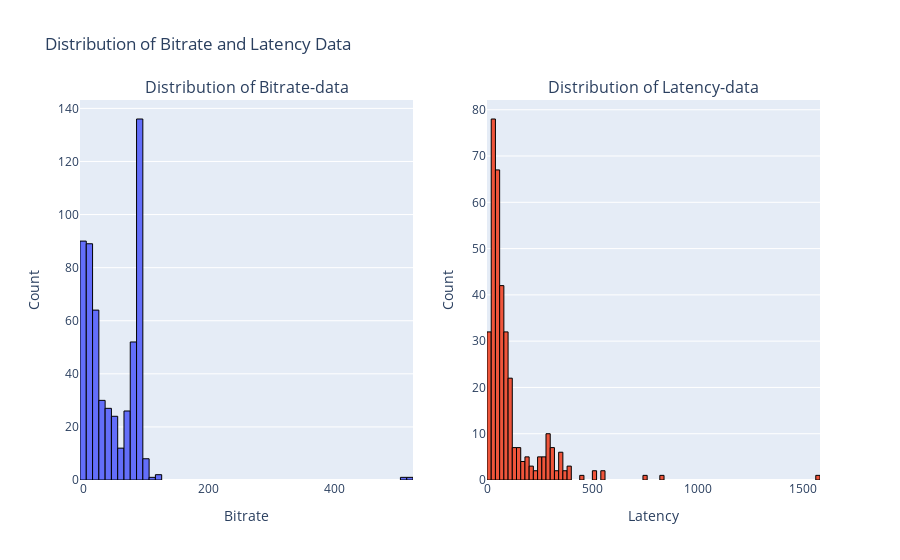

Write notebook code for a chart like this one.
### Code cell
# plot distributions
fig = make_subplots(rows=1, cols=2,
                    subplot_titles=('Distribution of Bitrate-data', 'Distribution of Latency-data'))

# bitrate
fig.add_trace(
    go.Histogram(
        x=combined_df['Bitrate'],
        nbinsx=100,
        name='Bitrate',
        marker=dict(line=dict(width=1, color='black')) # Apply your styling
    ),
    row=1, col=1
)

# latency
fig.add_trace(
    go.Histogram(
        x=combined_df['Latency'],
        nbinsx=100,  
        name='Latency',
        marker=dict(line=dict(width=1, color='black'))
    ),
    row=1, col=2
)

fig.update_layout(
    title_text="Distribution of Bitrate and Latency Data",
    showlegend=False
)

fig.update_xaxes(title_text="Bitrate", row=1, col=1)
fig.update_xaxes(title_text="Latency", row=1, col=2)

fig.update_yaxes(title_text="Count", row=1, col=1)
fig.update_yaxes(title_text="Count", row=1, col=2)

fig.show()

# calculate IQR
Q1 = combined_df['Bitrate'].quantile(0.25)
Q3 = combined_df['Bitrate'].quantile(0.75)
IQR = Q3 - Q1
lower_bound = Q1 - 1.5 * IQR
upper_bound = Q3 + 1.5 * IQR

# Shapiro-Wilk-Test
stat, p_value = stats.shapiro(combined_df['Bitrate'].dropna())
print(f'Shapiro-Wilk: statistical value = {stat:.4f}, p-value = {p_value:.4f} for Bitrate')

stat, p_value = stats.shapiro(combined_df['Latency'].dropna())
print(f'Shapiro-Wilk: statistical value = {stat:.4f}, p-value = {p_value:.4f} for Latency')

### Figure 1 — Plotly figure (JSON) as saved in the notebook; plotly's stock layout.template omitted (floating-point values rounded to 4 significant figures; data arrays with more than 128 entries replaced by an {"elided": "..."} marker saying what was removed)
{"data": [{"marker": {"line": {"color": "black", "width": 1}}, "name": "Bitrate", "nbinsx": 100, "type": "histogram", "x": {"elided": "563 float values"}, "xaxis": "x", "yaxis": "y"}, {"marker": {"line": {"color": "black", "width": 1}}, "name": "Latency", "nbinsx": 100, "type": "histogram", "x": {"elided": "563 float values"}, "xaxis": "x2", "yaxis": "y2"}], "layout": {"annotations": [{"font": {"size": 16}, "showarrow": false, "text": "Distribution of Bitrate-data", "x": 0.225, "xanchor": "center", "xref": "paper", "y": 1, "yanchor": "bottom", "yref": "paper"}, {"font": {"size": 16}, "showarrow": false, "text": "Distribution of Latency-data", "x": 0.775, "xanchor": "center", "xref": "paper", "y": 1, "yanchor": "bottom", "yref": "paper"}], "showlegend": false, "title": {"text": "Distribution of Bitrate and Latency Data"}, "xaxis": {"anchor": "y", "domain": [0, 0.45], "title": {"text": "Bitrate"}}, "xaxis2": {"anchor": "y2", "domain": [0.55, 1], "title": {"text": "Latency"}}, "yaxis": {"anchor": "x", "domain": [0, 1], "title": {"text": "Count"}}, "yaxis2": {"anchor": "x2", "domain": [0, 1], "title": {"text": "Count"}}}}
